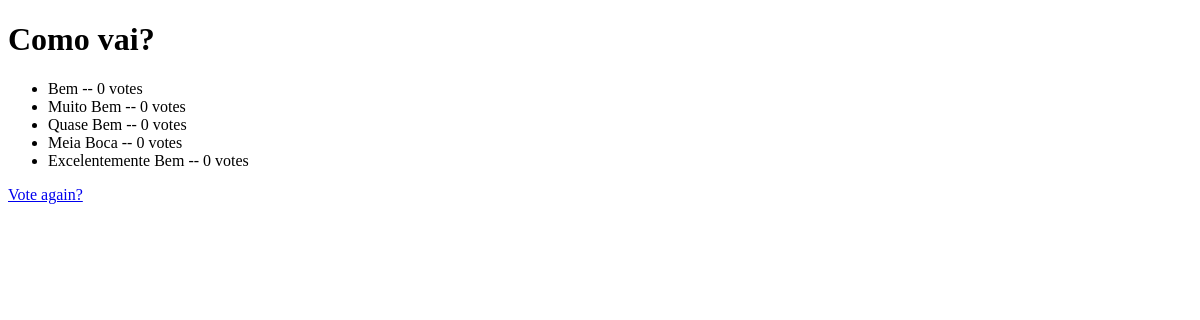
The page /polls/4/results/ on the database as committed earlier.
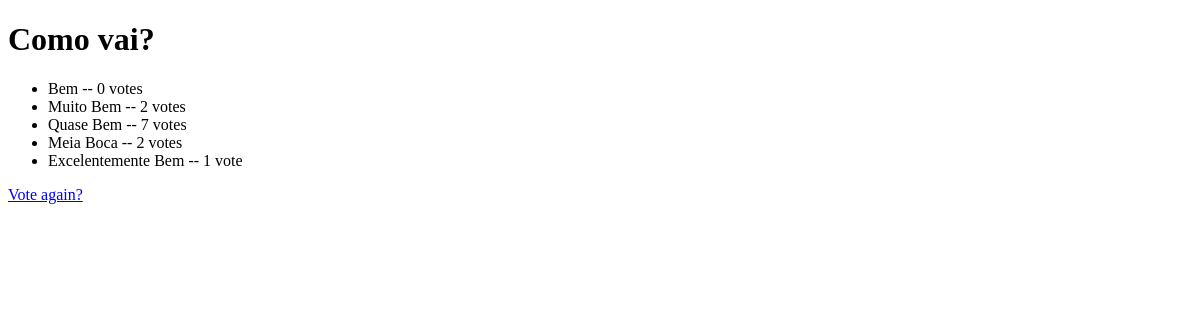
The same page on the database as committed later.
### polls/models.py (models this page shows, shortened)
class Poll(models.Model):
	question = models.CharField(max_length=200)
	pub_date = models.DateTimeField('date published')
	def was_published_recently(self):
		dia_de_hoje = timezone.now()
		um_dia = datetime.timedelta(days=1)
		ontem = dia_de_hoje - um_dia
		return self.pub_date >= ontem
	was_published_recently.admin_order_field = 'pub_date'
	was_published_recently.boolean = True
	was_published_recently.short_description = 'Published recently?'

class Choice(models.Model):
	poll = models.ForeignKey(Poll)
	choice_text = models.CharField(max_length=200)
	votes = models.IntegerField(default=0)

### polls/views.py (the view)
# urls.py: url(r'(?P<pk>\d+)/results/$', views.ResultsView.as_view(), name='results'),
class ResultsView(generic.DetailView):
    model = Poll
    template_name = 'polls/results.html'

### polls/templates/polls/results.html (shortened to what this page needs)
<!DOCTYPE html>
<html>
<head>
</head>
<body>
    <h1>{{ poll.question }}</h1>
    <ul>
        {% for choice in poll.choice_set.all %}
            <li>{{ choice.choice_text }} -- {{ choice.votes }} vote{{ choice.votes|pluralize }}</li>
        {% endfor %}
    </ul>
    <a href="{% url 'polls:detail' poll.id %}"> Vote again?</a>
</body>
</html>

Rows that differ between the two databases and show on the page:
changed Choice "Muito Bem": votes "0" → "2"
changed Choice "Quase Bem": votes "0" → "7"
changed Choice "Meia Boca": votes "0" → "2"
changed Choice "Excelentemente Bem": votes "0" → "1"
